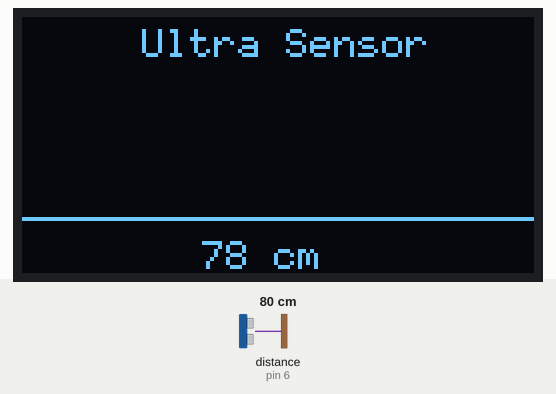
A sketch run on a simulated Arduino Uno, built with avr-gcc and run on an emulated ATmega328P. Shown: 128×64 one-colour display. Wiring (inferred from the names in the program): ultrasonic range finder: trigger pin 7; echo pin 6. The test bench sets the inputs (shaded band); at power-on: distance to the obstacle (sensor on pin 6) 80 cm. The echo pulse lasts 58.3 µs per cm.

Above: at 1.2 s.
1.3 s: distance to the obstacle (sensor on pin 6) set to 4 cm
At 2.9 s:
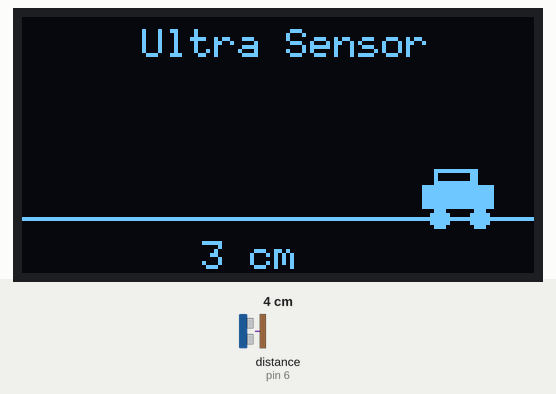
3.2 s: distance to the obstacle (sensor on pin 6) set to 2 cm
At 4.2 s:
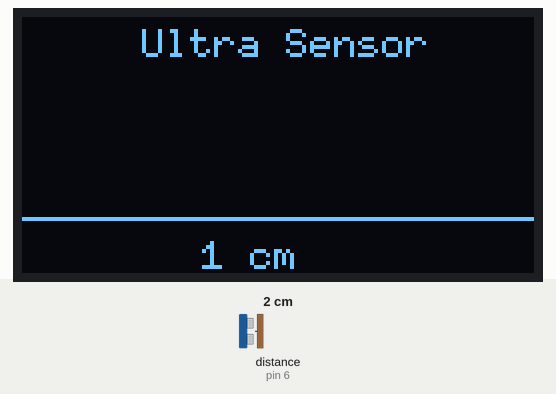
5.0 s: distance to the obstacle (sensor on pin 6) set to 9 cm
At 6.3 s:
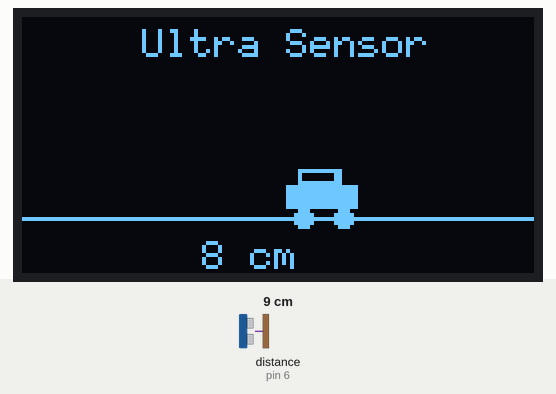
Timing chart, 0 to 8.0 s (numbered marks = the images above; inputs shaded):
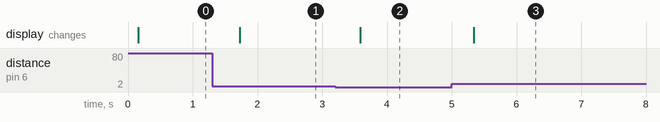

The sketch:

07_ultrasonic_animation.ino
```cpp
// (licence header left out)
#include <U8glib.h>  // Include the U8glib graphics library for SH1106 OLED displays


// --------------------------------------------------------------
// Pin Definitions
// --------------------------------------------------------------
#define TRIG_PIN 7  // Digital pin D7 connected to ultrasonic sensor TRIG pin (output)
#define ECHO_PIN 6  // Digital pin D6 connected to ultrasonic sensor ECHO pin (input)


// --------------------------------------------------------------
// OLED Display Initialization
// --------------------------------------------------------------
U8GLIB_SH1106_128X64 u8g(U8G_I2C_OPT_NONE);
// Create an instance of the SH1106 OLED display object using I2C communication.
// The "_OPT_NONE" option means no special I2C settings are used.


// --------------------------------------------------------------
// SETUP FUNCTION - runs once when Arduino powers on or resets
// --------------------------------------------------------------
void setup() {
  pinMode(TRIG_PIN, OUTPUT);  // Set TRIG pin as OUTPUT (used to send pulse to ultrasonic sensor)
  pinMode(ECHO_PIN, INPUT);   // Set ECHO pin as INPUT (used to receive echo pulse)
  // No Serial communication used since output is on the OLED screen.
}


// --------------------------------------------------------------
// MAIN LOOP - runs repeatedly forever
// --------------------------------------------------------------
void loop() {
  // === Step 1: Trigger the Ultrasonic Pulse ===
  digitalWrite(TRIG_PIN, LOW);          // Ensure TRIG pin is LOW before starting
  delayMicroseconds(2);                 // Short stabilization delay
  digitalWrite(TRIG_PIN, HIGH);         // Send a HIGH signal to start the ultrasonic pulse
  delayMicroseconds(10);                // Keep HIGH for 10 µs per HC-SR04 spec
  digitalWrite(TRIG_PIN, LOW);          // Set LOW again to stop the pulse

  // === Step 2: Measure Echo Duration ===
  long duration = pulseIn(ECHO_PIN, HIGH);
  // pulseIn() waits for the ECHO pin to go HIGH and measures
  // how long it stays HIGH (time in microseconds).
  // The time corresponds to how long the sound wave took to travel to
  // the object and back.

  // === Step 3: Convert Duration to Distance (cm) ===
  int distance = duration * 0.034 / 2;
  // Speed of sound ≈ 0.034 cm/µs.
  // Divide by 2 because the pulse travels to the object and back.

  // === Step 4: Draw the OLED Animation ===
  drawUltra(distance);  // Call function to draw car animation based on measured distance

  delay(100);  // Short delay to stabilize readings and control refresh rate (~10 updates/sec)
}


// --------------------------------------------------------------
// FUNCTION: drawUltra()
// Purpose: Draws the "car on road" animation based on measured distance
// --------------------------------------------------------------
void drawUltra(int distance) {
  int roadY = 50;  // Y-coordinate for road line (horizontal base level for car)
  int carX;        // X-coordinate for car position (changes based on distance)

  // --- Determine car position based on distance ---
  // Only show the car when an object is between 3 cm and 18 cm from the sensor.
  // Closer = car further right; farther = car more to the left.
  if (distance >= 3 && distance <= 18) {
    carX = map(distance, 18, 3, 0, 100);
    // map(value, fromLow, fromHigh, toLow, toHigh)
    // Converts the measured distance (3–18 cm) to a position (0–100 px)
    // So: 18 cm (far) → 0 (leftmost), 3 cm (close) → 100 (rightmost)
  } else {
    carX = -20;  // If object is out of range, move car off-screen (invisible)
  }

  // --- Begin drawing on OLED ---
  u8g.firstPage();   // Start the first page of the display buffer (U8glib requires paged drawing)
  do {
    // Set text font for titles and labels
    u8g.setFont(u8g_font_6x10);

    // Draw title text at top of screen
    u8g.drawStr(30, 10, "Ultra Sensor");

    // --- Draw the road (horizontal line across screen) ---
    u8g.drawLine(0, roadY, 128, roadY);
    // From (x=0, y=50) to (x=128, y=50), full width of display.

    // --- Draw the car only if within measurable range ---
    if (distance >= 3 && distance <= 18) {
      // === Car Body ===
      u8g.drawBox(carX, roadY - 8, 18, 6);
      // Draws a solid rectangle representing the car body
      // Position: (carX, roadY - 8), width: 18 px, height: 6 px

      // === Car Roof ===
      u8g.drawFrame(carX + 3, roadY - 12, 10, 4);
      // Draws a rectangular frame for the car roof outline

      // === Car Roof Pillars (connect roof and body) ===
      u8g.drawLine(carX + 3, roadY - 8, carX + 3, roadY - 12);   // Left pillar
      u8g.drawLine(carX + 13, roadY - 8, carX + 13, roadY - 12); // Right pillar

      // === Car Wheels ===
      u8g.drawDisc(carX + 4, roadY, 2);   // Left wheel: small filled circle
      u8g.drawDisc(carX + 14, roadY, 2);  // Right wheel: small filled circle
    }

    // --- Display measured distance at bottom of screen ---
    char buf[6];                        // Create small character buffer for distance text
    sprintf(buf, "%d cm", distance);    // Format distance value into string (e.g., "12 cm")
    u8g.drawStr(45, 63, buf);           // Draw distance label near bottom center

  } while (u8g.nextPage());  // Continue until all display pages have been drawn
  // The U8glib display update process repeats for each “page” of memory
  // to ensure full-screen refresh without flicker.
}
```

Measured:
- the behaviour switches between 4 and 3 cm on distance to the obstacle (sensor on pin 6) (found by bisection; images 1 and 2)
- after the input at 1.3 s, the display: changes after 0.43 s (image 1)
- after the input at 3.2 s, the display: changes after 0.39 s (image 2)
- after the input at 5.0 s, the display: changes after 0.34 s (image 3)
